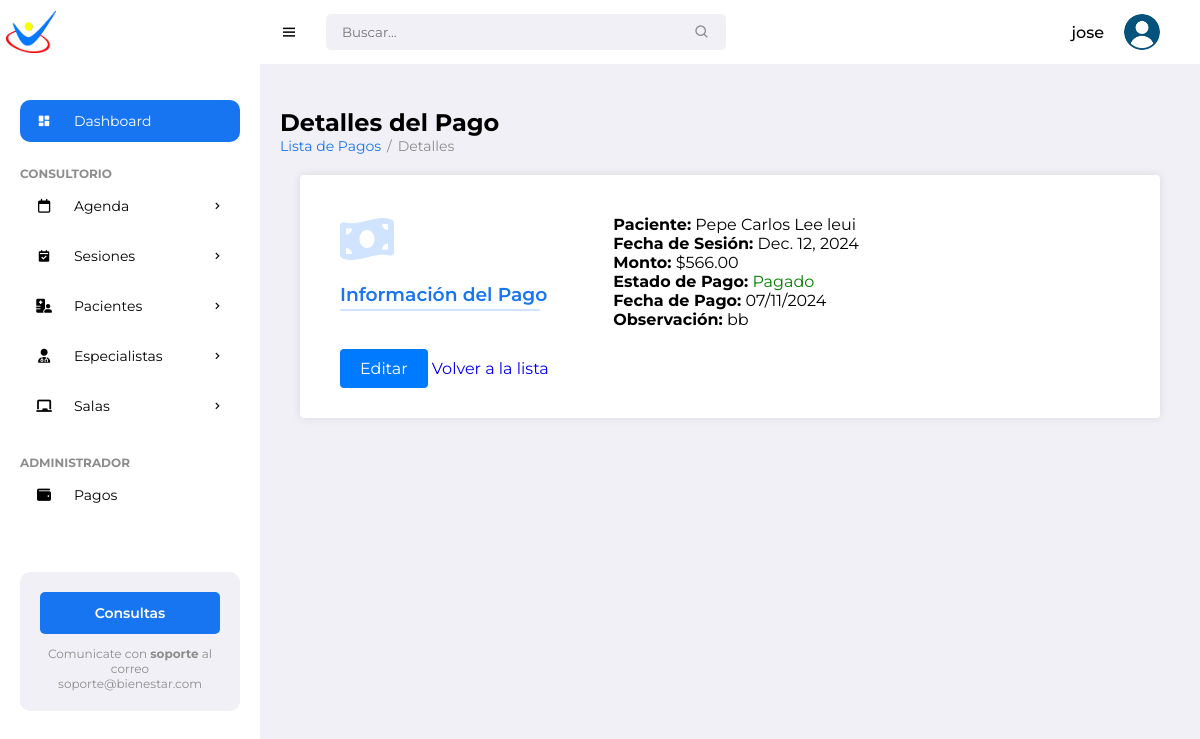
/payments/1/ (signed in), run on an earlier commit of the app's database.
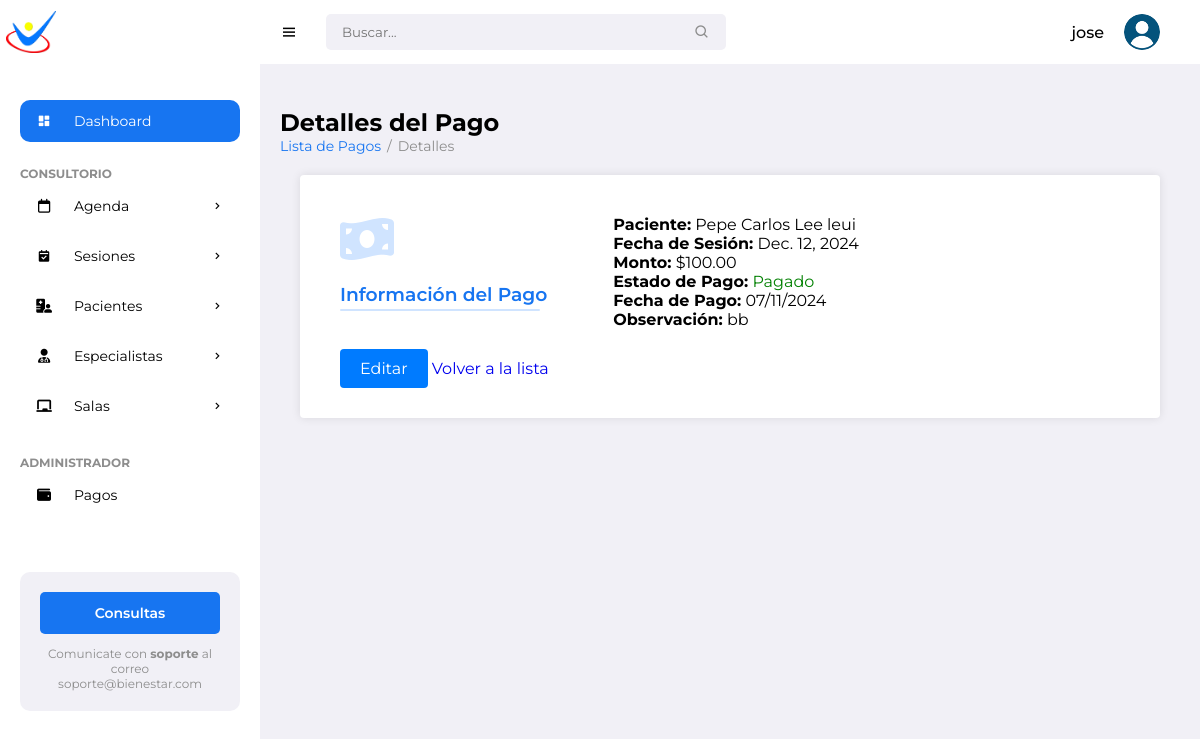
And on a later commit of the database.
### pacientes/models.py (models this page shows, shortened)
class Payment(models.Model):
    session = models.OneToOneField(Session, on_delete=models.CASCADE, related_name='payment')
    is_paid = models.BooleanField(default=False)
    payment_date = models.DateField(null=True, blank=True)
    amount = models.DecimalField(max_digits=10, decimal_places=2)
    payment_observation = models.TextField(blank=True, null=True)
    created_at = models.DateTimeField(auto_now_add=True)
    updated_at = models.DateTimeField(auto_now=True)
    class Meta:
        ordering = ['-session__date']
        verbose_name = 'Payment'
        verbose_name_plural = 'Payments'

class Session(models.Model):
    STATUS_CHOICES = [
        ('Pendiente', 'Pendiente'),
        ('Realizada', 'Realizada'),
        ('Cancelada', 'Cancelada')
    ]
    patient = models.ForeignKey(Patient, on_delete=models.CASCADE, related_name='sessions')
    specialist = models.ForeignKey(Specialist, on_delete=models.CASCADE, related_name='sessions')
    room = models.ForeignKey(Room, on_delete=models.SET_NULL, null=True, related_name='sessions')
    date = models.DateField()
    time = models.TimeField()
    objective = models.CharField(max_length=255)
    activity = models.TextField()
    materials = models.TextField(blank=True)
    observation = models.TextField(blank=True)
    attachment = models.FileField(upload_to='session_attachments/', blank=True, null=True)
    status = models.CharField(
        max_length=10,
        choices=STATUS_CHOICES,
        default='Pendiente',
        help_text="Estado de la sesión: 'Pendiente', 'Completada o 'Cancelada'."
    )

class Patient(models.Model):
    name = models.CharField(max_length=100)
    surname = models.CharField(max_length=100)
    date_of_birth = models.DateField()
    gender = models.CharField(max_length=10, choices=[('M','Male'), ('F','Female')])
    address = models.CharField(max_length=255)
    phone_number = models.CharField(max_length=20)
    email = models.EmailField()
    cost_session = models.DecimalField(max_digits=10, decimal_places=2, default=0)
    photo = models.ImageField(upload_to='patient_photos/', blank=True, null=True)
    marital_status = models.CharField(max_length=20)
    medical_diagnosis = models.TextField()
    attachments = models.FileField(upload_to='patient_attachments/', blank=True, null=True)
    therapy = models.CharField(max_length=100)
    education = models.CharField(max_length=100, default='No especificado')
    therapist = models.ForeignKey(Specialist, on_delete=models.SET_NULL, null=True, related_name='patients')
    medical_history = models.TextField(blank=True, null=True)
    allergies = models.CharField(max_length=255, blank=True)  # Changed from TextField
    emergency_contact_name = models.CharField(max_length=100)
    emergency_contact_phone = models.CharField(max_length=20)  # Updated length
    notes = models.TextField(blank=True)
    created_date = models.DateTimeField(auto_now_add=True)
    status = models.CharField(max_length=50, choices=[
        ('Active', 'Active'),
        ('Discharged', 'Discharged'),
        ('Suspended', 'Suspended')
    ], blank=True,
        null=True)

### pacientes/views.py (the view)
# urls.py: path('payments/<int:payment_id>/', views.payment_detail, name='payment_detail'),
@login_required
def payment_detail(request, payment_id):
    payment = get_object_or_404(Payment, id=payment_id)
    return render(request, 'pacientes/payments/payment_detail.html',
                 {'payment': payment})

### pacientes/templates/pacientes/payments/payment_detail.html
{% extends "pacientes/base/base.html" %}
{% block content %}
<h1>Detalles del Pago</h1>
<ul class="breadcrumbs">
    <li><a href="{% url 'payment_list' %}">Lista de Pagos</a></li>
    <li class="divider">/</li>
    <li><a href="#" class="active">Detalles</a></li>
</ul>
<div class="form-container">
    <div class="row section">
        <div class="col-title">
            <i class="fas fa-money-bill-wave"></i>
            <h3>Información del Pago</h3>
        </div>
        <div class="col-fields">
            <p><strong>Paciente:</strong> {{ payment.session.patient.name }} {{ payment.session.patient.surname }}</p>
            <p><strong>Fecha de Sesión:</strong> {{ payment.session.date }}</p>
            <p><strong>Monto:</strong> ${{ payment.amount }}</p>
            <p><strong>Estado de Pago:</strong>
                <span style="color: {% if payment.is_paid %}green{% else %}red{% endif %};">
                    {% if payment.is_paid %}Pagado{% else %}No Pagado{% endif %}
                </span>
            </p>
            <p><strong>Fecha de Pago:</strong> {{ payment.payment_date|date:"d/m/Y" }}</p>
            <p><strong>Observación:</strong> {{ payment.payment_observation }}</p>
        </div>
    </div>
    <div class="button-group">
        <a href="{% url 'edit_payment' payment.id %}" class="btn btn-primary">Editar</a>
        <a href="{% url 'payment_list' %}" class="btn btn-secondary">Volver a la lista</a>
    </div>
</div>
{% endblock %}

What changed in the data, as far as the page shows it:
changed Payment "bb": amount "566.00" → "100.00"
